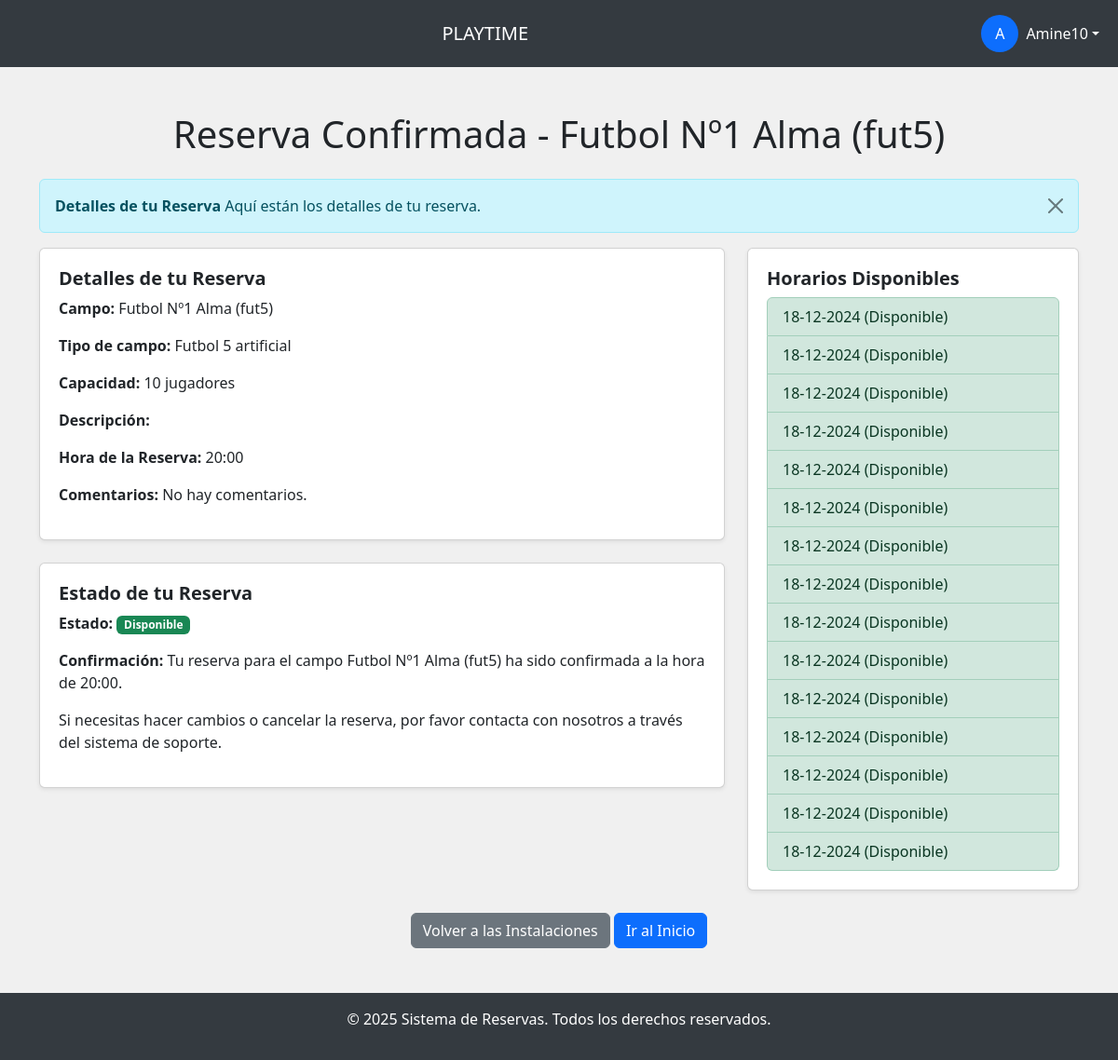
Page /reservar_campo_confirmado/1/ (signed in) on the committed database.
### Aplicacion1/models.py (models this page shows, shortened)
class Campo(models.Model):
    nombre = models.CharField(max_length=50)
    tipo_campo = models.CharField(max_length=50)
    capacidad_jugadores = models.IntegerField()
    disponible = models.BooleanField(default=True)
    instalacion = models.ForeignKey(Instalacion, on_delete=models.CASCADE, related_name='canchas')
    deporte = models.CharField(max_length=50, default='futbol')  # Valor por defecto "futbol"

class Reserva(models.Model):
    cancha = models.ForeignKey(Campo, on_delete=models.CASCADE, related_name='reservas')
    usuario = models.ForeignKey(User, on_delete=models.CASCADE, related_name='reservas')
    fecha_hora_inicio = models.DateTimeField()
    duracion = models.IntegerField(default=1)  # Duración en horas
    precio = models.DecimalField(max_digits=6, decimal_places=2)
    confirmada = models.BooleanField(default=False)  # Agregar campo confirmada
    foto_instalacion = models.ImageField(upload_to="reservas/fotos_instalacion", blank=True, null=True)  # Foto de la instalación
    archivo_reserva = models.FileField(upload_to="reservas/documentos", blank=True, null=True)  # Documento adjunto
    comentario = models.TextField(blank=True)
    class Meta:
        indexes = [
            models.Index(fields=['-fecha_hora_inicio']),  # Índice para ordenar por fecha
        ]

### Aplicacion1/views.py (the view, shortened to what this page needs)
# urls.py: path('reservar_campo_confirmado/<int:campo_id>/', views.reservar_campo_confirmado, name='reservar_campo_confirmado'),
def reservar_campo_confirmado(request, campo_id):
    campo = Campo.objects.get(id=campo_id)
    today = timezone.now().date()
    horarios_disponibles = [today + timedelta(hours=hour) for hour in range(8, 23)]
    horas_reservadas = set(
        Reserva.objects.filter(cancha=campo, fecha_hora_inicio__date=today)
        .values_list('fecha_hora_inicio', flat=True)
    )
    hora_reserva = None  # Inicializamos la variable
    comentarios = request.POST.get('comentarios', "No hay comentarios.")  # Comentario por defecto
    reserva_reciente = Reserva.objects.filter(cancha=campo, usuario=request.user).order_by('-fecha_hora_inicio').first()
    if reserva_reciente:
        hora_reserva = reserva_reciente.fecha_hora_inicio
        comentarios = reserva_reciente.comentario or "No hay comentarios."
    return render(request, 'reservar_campo_confirmado.html', {
        'campo': campo,
        'horarios_disponibles': horarios_disponibles,
        'horas_reservadas': horas_reservadas,
        'hora_reserva': hora_reserva,
        'comentarios': comentarios,
        'mensaje': {
            'tipo': 'info',
            'titulo': 'Detalles de tu Reserva',
            'descripcion': 'Aquí están los detalles de tu reserva.'
        }
    })

### Aplicacion1/templates/reservar_campo_confirmado.html (shortened to what this page needs)
{% load custom_filters %}
<!DOCTYPE html>
<html lang="es">
<head>
    <link href="https://cdn.jsdelivr.net/npm/bootstrap@5.3.0-alpha1/dist/css/bootstrap.min.css" rel="stylesheet">
    <link href="https://cdnjs.cloudflare.com/ajax/libs/font-awesome/5.15.4/css/all.min.css" rel="stylesheet">
</head>
<body>
    <nav class="navbar navbar-expand-lg navbar-dark">
        <div class="container-fluid">
          <div class="d-flex justify-content-center w-100">
            <a class="navbar-brand" href="{% url 'index' %}">PLAYTIME</a>
          </div>
          <div class="collapse navbar-collapse" id="navbarNav">
            <ul class="navbar-nav ms-auto">
              {% if user.is_authenticated %}
                <li class="nav-item dropdown">
                  <a class="nav-link dropdown-toggle d-flex align-items-center" href="#" id="userDropdown" role="button" data-bs-toggle="dropdown" aria-expanded="false">
                    <div class="avatar bg-primary text-white rounded-circle d-flex align-items-center justify-content-center me-2" style="width: 40px; height: 40px;">
                      {{ user.first_name|default:user.username|first|upper }}
                    </div>
                    {{ user.first_name|default:user.username }}
                  </a>
                </li>
              {% endif %}
            </ul>
          </div>
        </div>
      </nav>
    <div class="container mt-5">
        <h1 class="text-center mb-4">Reserva Confirmada - {{ campo.nombre }}</h1>
        {% if mensaje %}
            <div class="alert alert-{{ mensaje.tipo }} alert-dismissible fade show" role="alert">
                <strong>{{ mensaje.titulo }}</strong> {{ mensaje.descripcion }}
                <button type="button" class="btn-close" data-bs-dismiss="alert" aria-label="Close"></button>
            </div>
        {% endif %}
        <div class="row">
            <div class="col-md-8">
                <div class="card shadow-sm">
                    <div class="card-body">
                        <h3 class="card-title">Detalles de tu Reserva</h3>
                        <p><strong>Campo:</strong> {{ campo.nombre }}</p>
                        <p><strong>Tipo de campo:</strong> {{ campo.tipo_campo }}</p>
                        <p><strong>Capacidad:</strong> {{ campo.capacidad_jugadores }} jugadores</p>
                        <p><strong>Descripción:</strong> {{ campo.descripcion }}</p>
                        <p><strong>Hora de la Reserva:</strong> {{ hora_reserva|date:"H:i" }}</p>
                        <p><strong>Comentarios:</strong> {{ comentarios|default:"No hay comentarios." }}</p>
                    </div>
                </div>
                <div class="card shadow-sm mt-4">
                    <div class="card-body">
                        <h3 class="card-title">Estado de tu Reserva</h3>
                        <p><strong>Estado:</strong>
                            {% if hora_reserva in horas_reservadas %}
                                <span class="badge bg-danger">Reservado</span>
                            {% else %}
                                <span class="badge bg-success">Disponible</span>
                            {% endif %}
                        </p>
                        <p><strong>Confirmación:</strong> Tu reserva para el campo {{ campo.nombre }} ha sido confirmada a la hora de {{ hora_reserva|date:"H:i" }}.</p>
                        <p>Si necesitas hacer cambios o cancelar la reserva, por favor contacta con nosotros a través del sistema de soporte.</p>
                    </div>
                </div>
            </div>
            <div class="col-md-4">
                <div class="card shadow-sm">
                    <div class="card-body">
                        <h4 class="card-title">Horarios Disponibles</h4>
                        <ul class="list-group">
                            {% for hora in horarios_disponibles %}
                                <li class="list-group-item
                                    {% if hora in horas_reservadas %}
                                        list-group-item-danger
                                    {% else %}
                                        list-group-item-success
                                    {% endif %}">
                                    {{ hora_reserva|date:"d-m-Y" }}
                                    {% if hora in horas_reservadas %}
                                        (Reservado)
                                    {% else %}
                                        (Disponible)
                                    {% endif %}
                                </li>
                            {% endfor %}
                        </ul>
                                            </div>
                </div>
            </div>
        </div>
        <div class="mt-4 text-center">
            <a href="{% url 'lista_instalaciones' %}" class="btn btn-secondary">Volver a las Instalaciones</a>
            <a href="{% url 'index' %}" class="btn btn-primary">Ir al Inicio</a>
        </div>
    </div>
    <footer class="footer mt-5 text-white text-center py-3">
        <p>&copy; 2025 Sistema de Reservas. Todos los derechos reservados.</p>
    </footer>
</body>
</html>

### Aplicacion1/templates/reservar_campo_confirmado.html (style rules this page uses)
.card-body { padding: 20px; }
.card-title { font-size: 1.25rem; font-weight: bold; }
.alert { margin-top: 20px; }
.footer { background-color: #343a40; color: white; }
body { background-color: #f0f0f0; }
.navbar { background-color: #343a40; }
.navbar-brand, .nav-link { color: white !important; }
.footer { background-color: #343a40; color: white; padding: 20px; text-align: center; }

### rows in the picture
Campo: nombre "Futbol Nº1 Alma (fut5)", tipo_campo "Futbol 5 artificial", capacidad_jugadores "10"
Reserva: fecha_hora_inicio "20:00", horarios_disponibles "18-12-2024" "18-12-2024" "18-12-2024" "18-12-2024" "18-12-2024" "18-12-2024" "18-12-2024" "18-12-2024" "18-12-2024" "18-12-2024" "18-12-2024" "18-12-2024" "18-12-2024" "18-12-2024" "18-12-2024"

### other values in the picture
{{ user.first_name|default:user.username|first|upper }} "A"
{{ user.first_name|default:user.username }} "Amine10"
{{ mensaje.titulo }} "Detalles de tu Reserva"
{{ mensaje.descripcion }} "Aquí están los detalles de tu reserva."
{{ comentarios|default:"No hay comentarios." }} "No hay comentarios."
